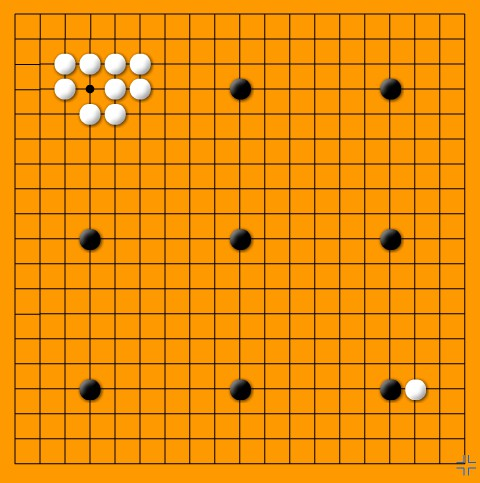
#> input picture opencv/img/weiqi.jpg, 480 x 483 px
$ python '38_获取图像中的直线.py'   (Python 2 division)
#> lines starting #> are read from the running program, lines starting #| are printed output that depends on the picture
#encoding:utf-8
import cv2 as cv
import numpy as np

src = cv.imread("../img/weiqi.jpg")
#> src is the input picture: shape (483, 480, 3); mean B, G, R 9, 141.8, 232.4

# 将彩图转成灰度图
gray = cv.cvtColor(src, cv.COLOR_BGR2GRAY)
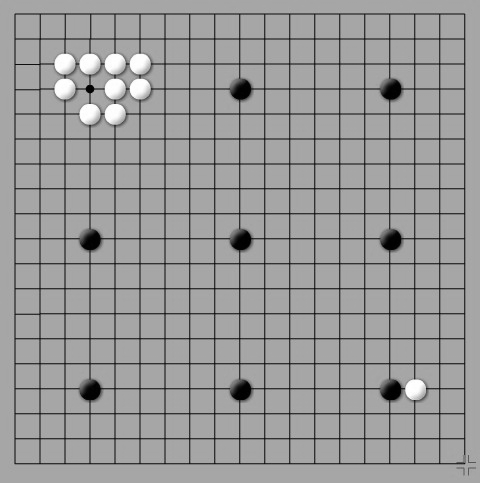
#> gray: shape (483, 480); min 0, max 255, mean 153.8

# 将图像转成二值图
value,binary = cv.threshold(gray,100,255,cv.THRESH_BINARY_INV);
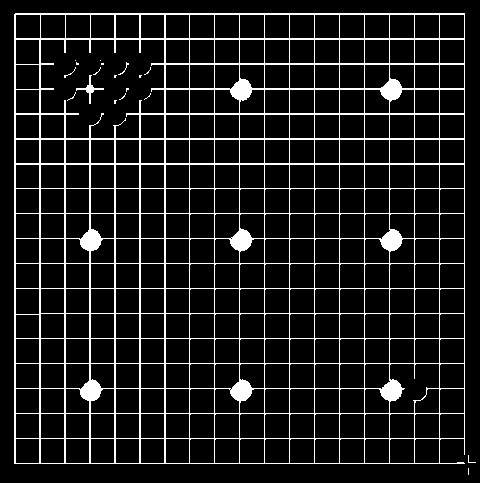
#> binary: shape (483, 480); 10.6% white in thin lines or dots
print value
# 霍夫变换寻找直线
# 距离精度1
rho = 1
# 弧度变换的步长
theta = np.pi/180
# 累加的阈值， 最终的结果，一条直线上至少要包含十个像素点
thresh = 10

lines = cv.HoughLinesP(binary,rho,theta,thresh,minLineLength=25,maxLineGap=3);
#> lines = 65 rows, first 6: [414, 378, 414, 13], [164, 463, 164, 13], [289, 463, 289, 13], [389, 463, 389, 13], [115, 52, 115, 13], [214, 463, 214, 13]

for line in lines: # [[ 14 263 464 263]]
    x1,y1,x2,y2 = line[0]
    cv.line(src,(x1,y1),(x2,y2),(0,0,255),2)
#> this loop made 65 passes
#> (x1, y1, x2, y2) on passes 1 to 12: (414, 378, 414, 13), (164, 463, 164, 13), (289, 463, 289, 13), (389, 463, 389, 13), (115, 52, 115, 13), (214, 463, 214, 13), (314, 463, 314, 13), (139, 463, 139, 100), (140, 463, 140, 100), (14, 463, 14, 14), (364, 463, 364, 13), (264, 463, 264, 13)
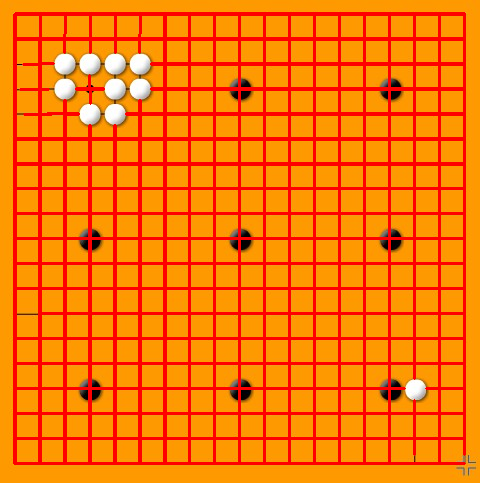
#> src: shape (483, 480, 3); mean B, G, R 5.7, 118.9, 250.6


cv.imshow("src",src)
cv.imshow("gray",gray)
cv.imshow("binary",binary)
cv.waitKey()
